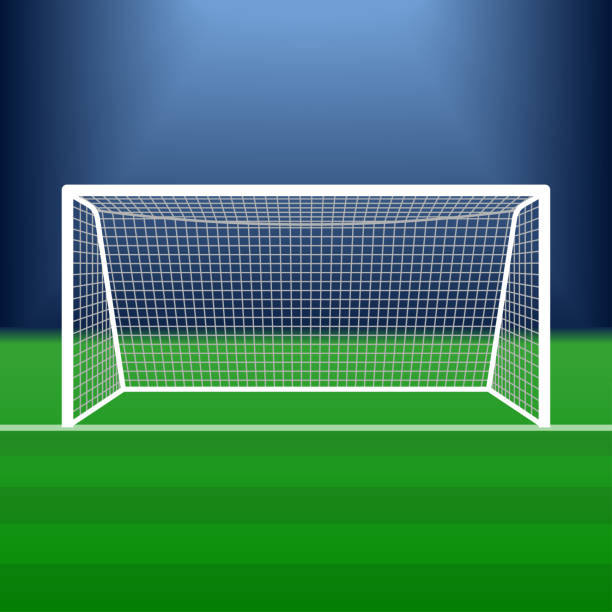
#> input picture ref1.jpg, 612 x 612 px
$ python -i ball2.py   (imports and definitions only)   (older library calls are emulated)
#> lines starting #> are read from the running program, lines starting #| are printed output that depends on the picture
### image.py
###############################code4################################
import cv2;
import math;
import numpy as np;

def DarkChannel(im,sz):
    b,g,r = cv2.split(im)
    dc = cv2.min(cv2.min(r,g),b);
    kernel = cv2.getStructuringElement(cv2.MORPH_RECT,(sz,sz))
    dark = cv2.erode(dc,kernel)
    return dark

def AtmLight(im,dark):
    [h,w] = im.shape[:2]
    imsz = h*w
    numpx = int(max(math.floor(imsz/1000),1))
    darkvec = dark.reshape(imsz);
    imvec = im.reshape(imsz,3);

    indices = darkvec.argsort();
    indices = indices[imsz-numpx::]

    atmsum = np.zeros([1,3])
    for ind in range(1,numpx):
       atmsum = atmsum + imvec[indices[ind]]

    A = atmsum / numpx;
    return A

def TransmissionEstimate(im,A,sz):
    omega = 0.95;
    im3 = np.empty(im.shape,im.dtype);

    for ind in range(0,3):
        im3[:,:,ind] = im[:,:,ind]/A[0,ind]

    transmission = 1 - omega*DarkChannel(im3,sz);
    return transmission

def Guidedfilter(im,p,r,eps):
    mean_I = cv2.boxFilter(im,cv2.CV_64F,(r,r));
    mean_p = cv2.boxFilter(p, cv2.CV_64F,(r,r));
    mean_Ip = cv2.boxFilter(im*p,cv2.CV_64F,(r,r));
    cov_Ip = mean_Ip - mean_I*mean_p;

    mean_II = cv2.boxFilter(im*im,cv2.CV_64F,(r,r));
    var_I   = mean_II - mean_I*mean_I;

    a = cov_Ip/(var_I + eps);
    b = mean_p - a*mean_I;

    mean_a = cv2.boxFilter(a,cv2.CV_64F,(r,r));
    mean_b = cv2.boxFilter(b,cv2.CV_64F,(r,r));

    q = mean_a*im + mean_b;
    return q;

def TransmissionRefine(im,et):
    gray = cv2.cvtColor(im,cv2.COLOR_BGR2GRAY);
    gray = np.float64(gray)/255;
    r = 60;
    eps = 0.0001;
    t = Guidedfilter(gray,et,r,eps);

    return t;

def Recover(im,t,A,tx = 0.1):
    res = np.empty(im.shape,im.dtype);
    t = cv2.max(t,tx);

    for ind in range(0,3):
        res[:,:,ind] = (im[:,:,ind]-A[0,ind])/t + A[0,ind]

    return res

def dehaze(fn):
    src = cv2.imread(fn);

    I = src.astype('float64')/255;

    dark = DarkChannel(I,15);
    A = AtmLight(I,dark);
    te = TransmissionEstimate(I,A,15);
    t = TransmissionRefine(src,te);
    J = Recover(I,t,A,0.1);

    # cv2.imshow("dark",dark);
    # cv2.imshow("transmission",t);
    # cv2.imshow('I',src);
    # cv2.imshow('J',J);
    cv2.imwrite("J.png",J*255);
    cv2.waitKey();


# [5 lines that do not run on import are left out]


# if __name__ == '__main__':
#   fun1()

### ball2.py
import matplotlib.pyplot as plt
import numpy as np

from darkflow.net.build import TFNet
import cv2

options = {"model": "yolo_custom.cfg",
           "load": 2300,
           "gpu": 0}

# [1 line that did not run here, left out]

# [3 lines not run here, left out]


import pprint as pp
from image import dehaze
from tkinter.filedialog import askopenfilename

def ball_detection(path):
    # path=askopenfilename()
    dehaze(path)
#> in dehaze, src is the input picture: shape (612, 612, 3); mean B, G, R 94.8, 122.7, 59.5
#> in DarkChannel, `dark = cv2.erode(dc,kernel)`:
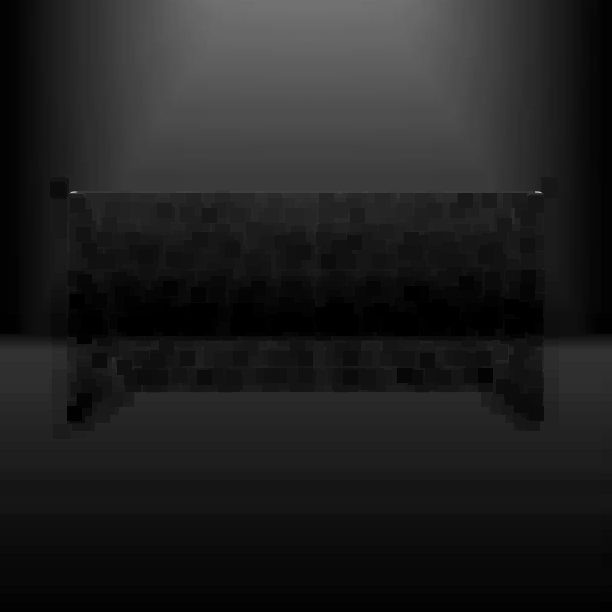
#> dark: shape (612, 612) float64; min 0, max 0.745, mean 0.127
#> in AtmLight, `indices = indices[imsz-numpx::]`: indices = 374 values, max 118044 at index 371, min 216 at index 12, mean 8334.7
#> the loop in AtmLight, `for ind in range(1,numpx):` made 373 passes
#> atmsum on passes 1 to 3: [[0.835, 0.62, 0.443]], [[1.67, 1.24, 0.886]], [[2.51, 1.86, 1.33]]
#> after the loop in AtmLight, `for ind in range(1,numpx):`: atmsum = [[314.3, 237.9, 175.2]]
#> in AtmLight, `A = atmsum / numpx;`: A = [[0.84, 0.636, 0.468]]
#> after the loop in TransmissionEstimate, `for ind in range(0,3):`:
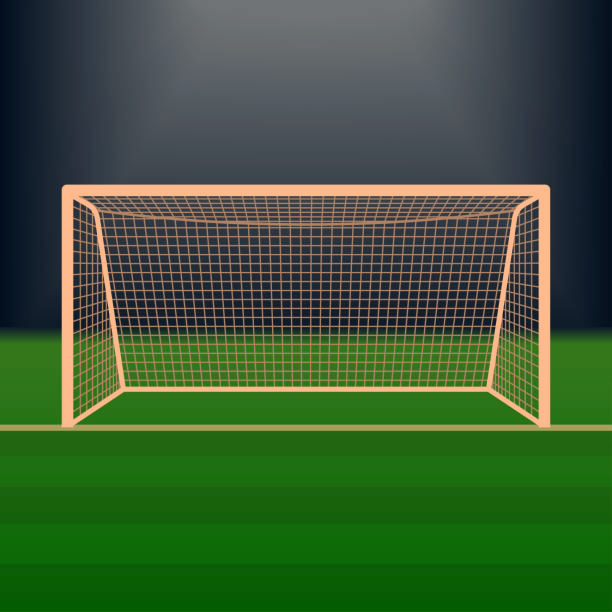
#> im3: shape (612, 612, 3) float64; mean B, G, R 0.442, 0.757, 0.498; drawn with min black and max white
#> in Guidedfilter, `mean_a = cv2.boxFilter(a,cv2.CV_64F,(r,r));`:
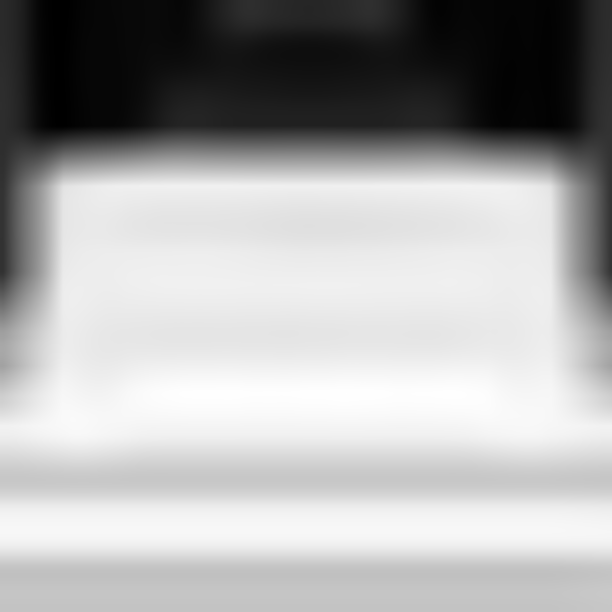
#> mean_a: shape (612, 612) float64; min -1.63, max 0.0868, mean -0.482; drawn with min black and max white
#> in Guidedfilter, `mean_b = cv2.boxFilter(b,cv2.CV_64F,(r,r));`:
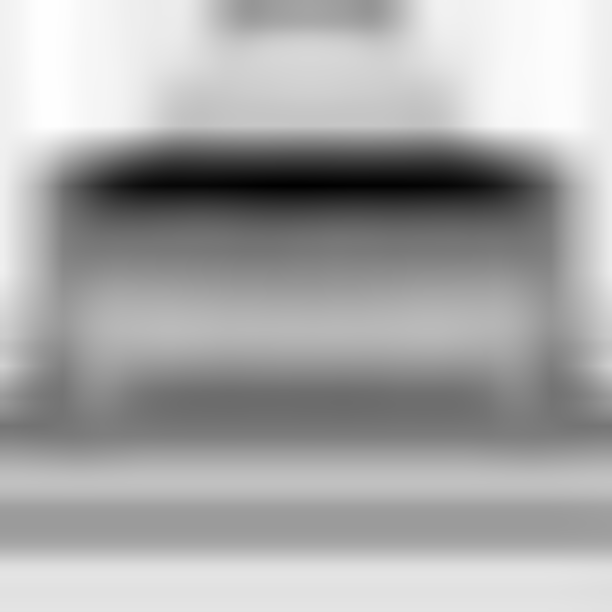
#> mean_b: shape (612, 612) float64; min 0.586, max 1.13, mean 0.944; drawn with min black and max white
#> in Guidedfilter, `q = mean_a*im + mean_b;`:
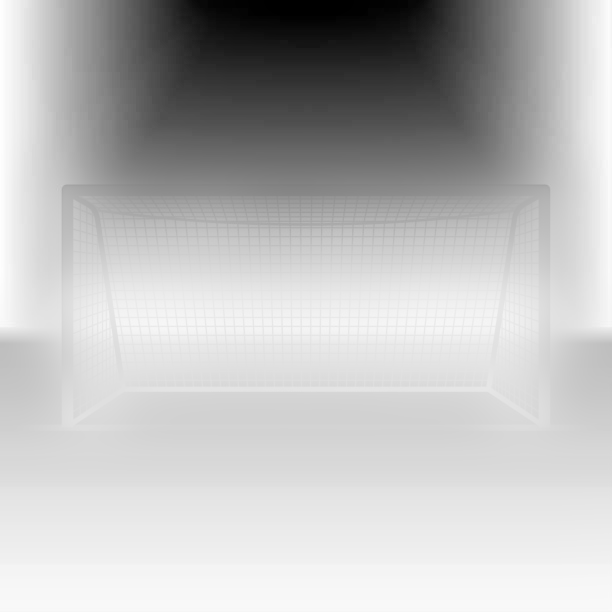
#> q: shape (612, 612) float64; min 0.121, max 1, mean 0.774; drawn with min black and max white
#> after the loop in Recover, `for ind in range(0,3):`:
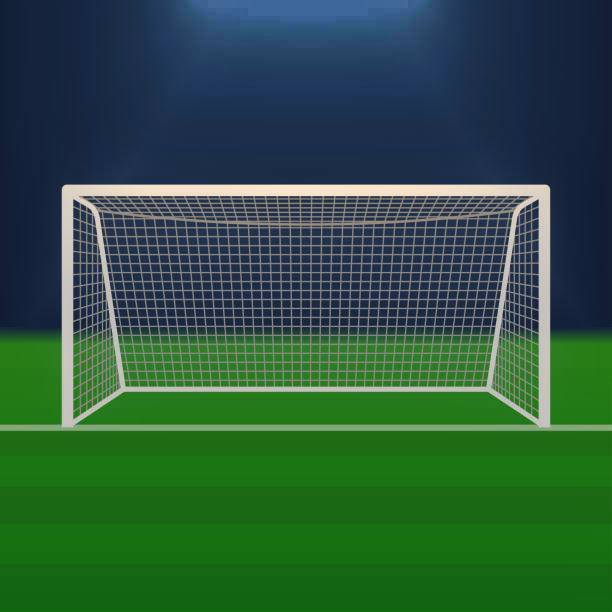
#> res: shape (612, 612, 3) float64; mean B, G, R 0.268, 0.417, 0.167; drawn with min black and max white
#> in dehaze, `cv2.imwrite("J.png",J*255);`:
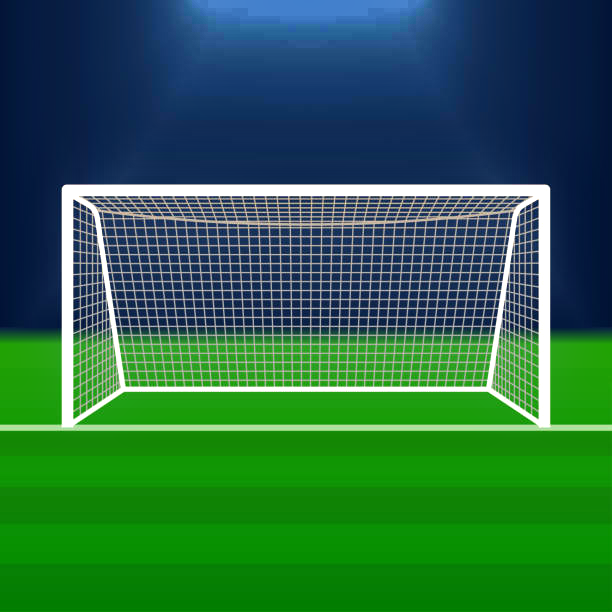
#> saved as J.png: shape (612, 612, 3); mean B, G, R 68, 105.1, 40.9
    path1='J.png'

    original_img = cv2.imread(path1)


    # kernel = np.array([[0, -1, 0],
    # [-1, 5,-1],
    # [0, -1, 0]])
    # original_img = cv2.filter2D(src=original_img, ddepth=-1, kernel=kernel)

#> (the run stopped early here; a loop or call above may not have finished)

$ run again, on football.jpg
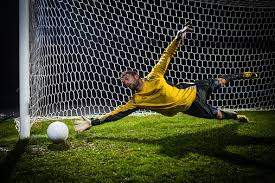
#> input picture football.jpg, 275 x 183 px
#> in dehaze, src is the input picture: shape (183, 275, 3); mean B, G, R 46.6, 65.7, 62.9
#> in DarkChannel, `dark = cv2.erode(dc,kernel)`:
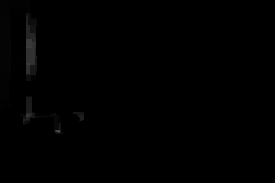
#> dark: shape (183, 275) float64; min 0, max 0.349, mean 0.00286
#> indices = 50 values, max 36084 at index 48, min 11026 at index 20, mean 16251.6
#> the loop in AtmLight, `for ind in range(1,numpx):` made 49 passes
#> atmsum on passes 1 to 8: [[0.275, 0.271, 0.255]], [[0.592, 0.584, 0.553]], [[1.27, 1.27, 1.22]], [[2, 2.01, 1.94]], [[2.75, 2.76, 2.67]], [[3.48, 3.51, 3.39]], [[4.2, 4.24, 4.1]], [[4.87, 4.92, 4.76]]
#> in AtmLight, `A = atmsum / numpx;`: A = [[0.615, 0.604, 0.591]]
#> in Guidedfilter, `q = mean_a*im + mean_b;`:
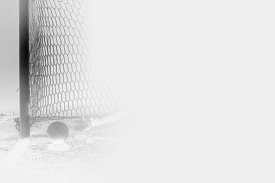
#> q: shape (183, 275) float64; min 0.913, max 1.01, mean 0.995; drawn with min black and max white
